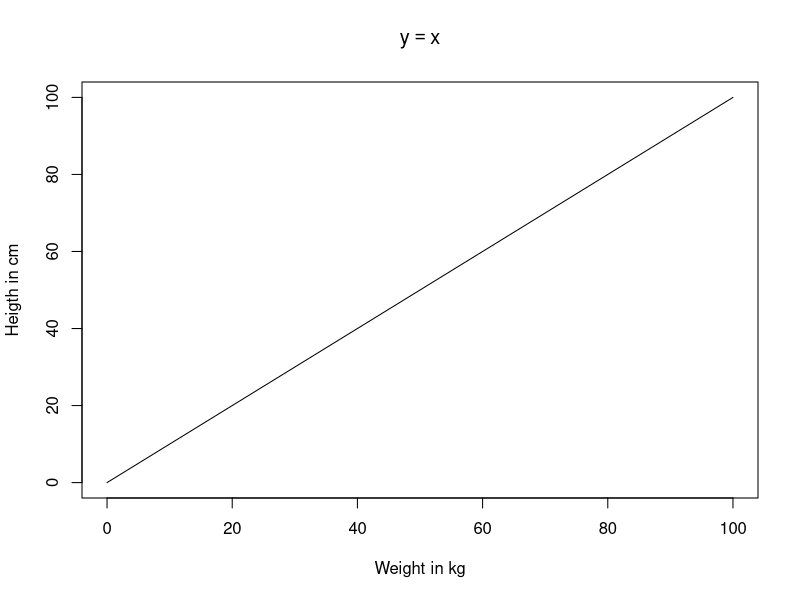
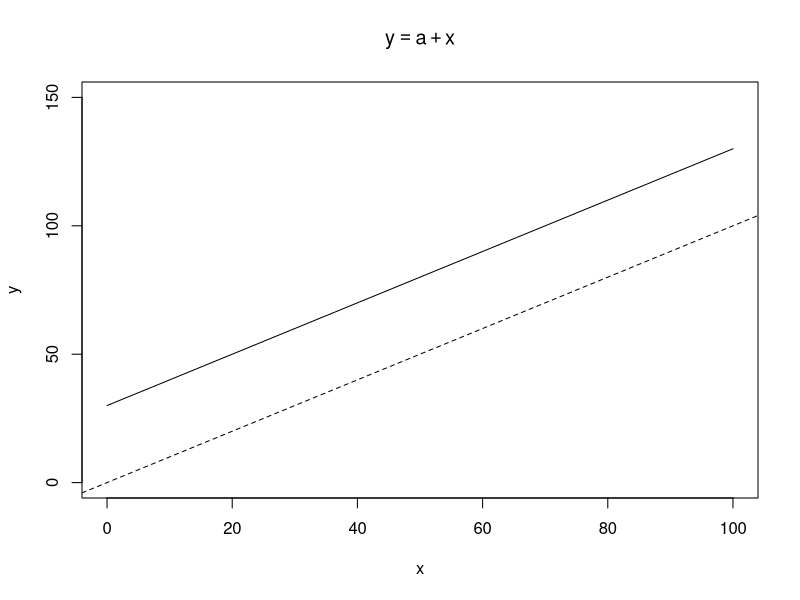
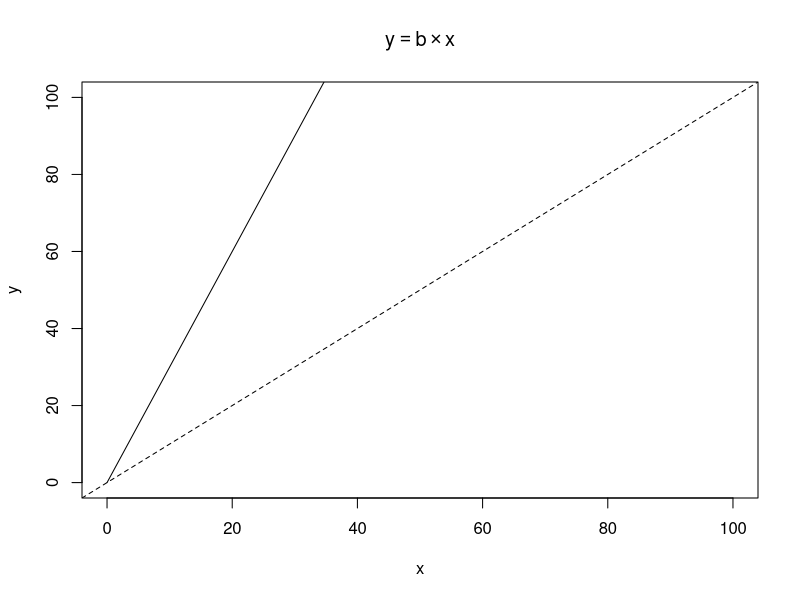
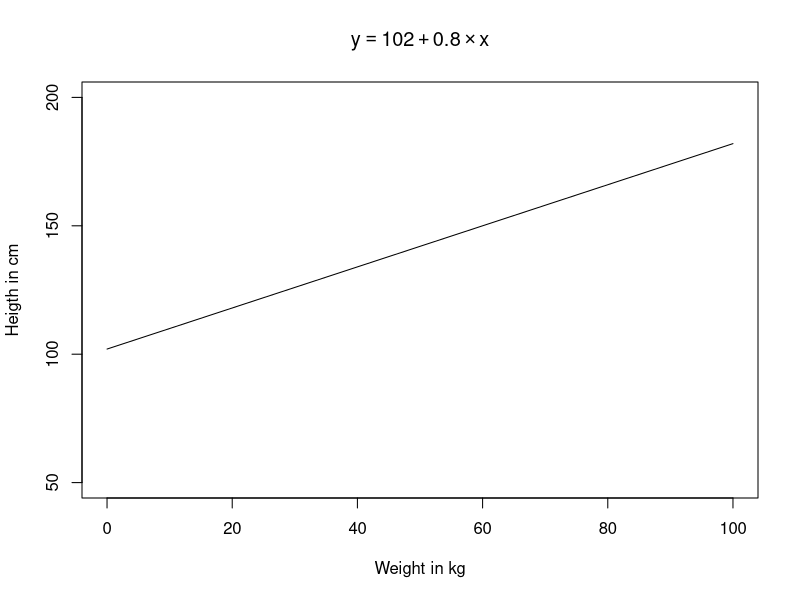
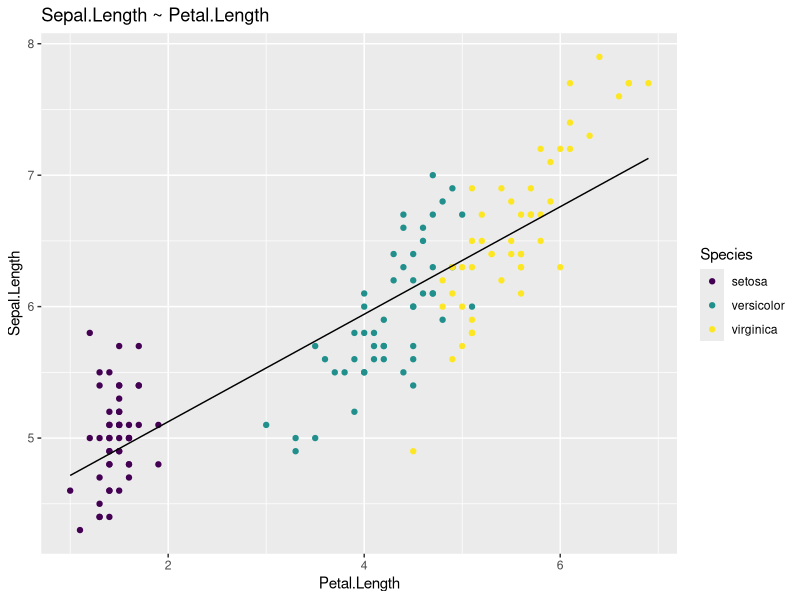
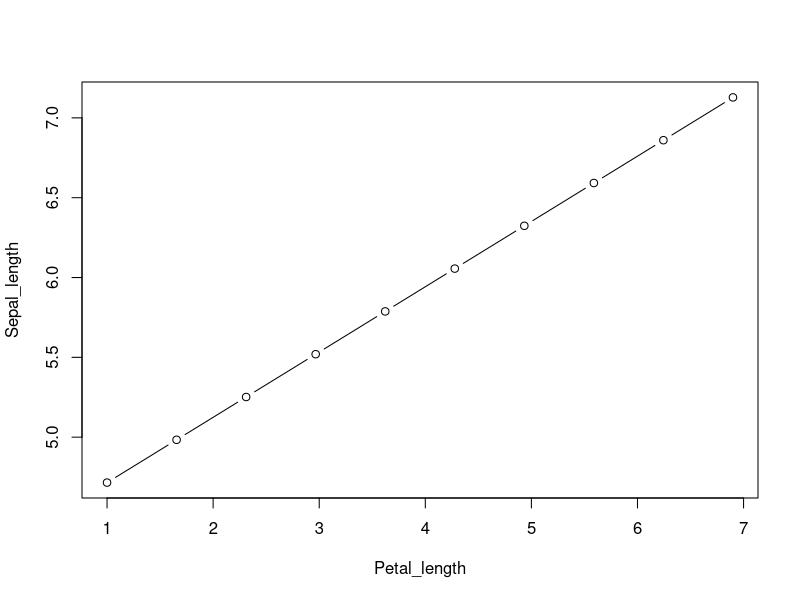
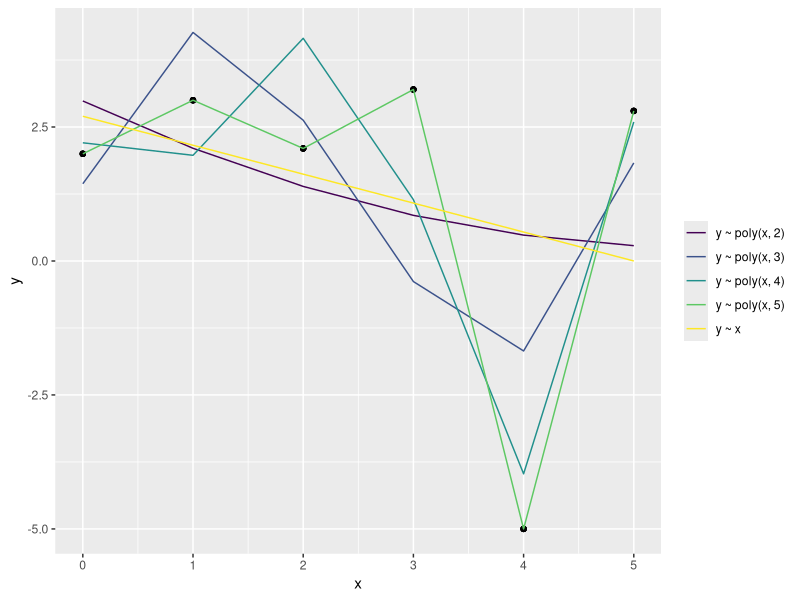

The R source for these figures, in order:
## ---- chunk 1

set.seed(19)

options(digits = 3,
        dplyr.print_min = 6,
        dplyr.print_max = 6,
        booktabs = TRUE)

knitr::opts_chunk$set(
  message = FALSE,
  comment = "#>",
  collapse = TRUE,
  out.width = "70%",
  fig.align = 'center',
  fig.width = 6,
  fig.asp = 0.7,  # 1 / phi
  fig.show = "hold"
)
## ---- chunk 2
library(tidyverse)
library(ggthemes)
library(broom)
library(modelr)
library(viridis)
## ---- chunk 3
#Genereerime andmed: x = pikkus ja y = kaal:
x <- 0:100
y <- x
## ---- chunk 4
plot(y ~ x, 
     type = "l", 
     xlab = "Weight in kg", 
     ylab = "Heigth in cm", 
     main = bquote(y == x))
## ---- chunk 5
x <- 0:100 
a <- 30
y <- a + x
## ---- chunk 6
plot(y ~ x, xlim = c(0, 100), ylim = c(0, 150), type = "l",
     main = bquote(y == a + x))
abline(c(0, 1), lty = 2)
## ---- chunk 7
x <- 0:200
b <- 3
y <- b * x
## ---- chunk 8
plot(y ~ x, xlim = c(0, 100), ylim = c(0, 100), type = "l", main = bquote(y == b %*% x))
abline(c(0, 1), lty = 2)
## ---- chunk 9
a <- 102
b <- 0.8
x <-  0:100 
y <-  a + b * x
## ---- chunk 10
plot(y ~ x, xlab = "Weight in kg", ylab = "Heigth in cm", ylim = c(50, 200), type = "l", main = bquote(y == 102 + 0.8 %*% x))
## ---- chunk 11
# Fit a linear model and name the model object as m
m <- lm(Sepal.Length ~ Petal.Length, data = iris)
## ---- chunk 12
# Make a scatter plot, colored by the var called "Species"
# Draw the fitted regression line from m
augment(m, iris) %>% 
  ggplot(aes(Petal.Length, Sepal.Length, color = Species)) +
  geom_point() +
  geom_line(aes(y = .fitted), color = 1) +
  labs(title = "Sepal.Length ~ Petal.Length") +
  scale_color_viridis(discrete = TRUE)
## ---- chunk 13
coef(m)
## ---- chunk 14
## Genereerime uued andmed Petal.Length vahemikus
Petal_length <- seq(min(iris$Petal.Length), 
                    max(iris$Petal.Length), 
                    length.out = 10)
## Võtame mudeli koefitsendid
a <- coef(m)[1]
b <- coef(m)[2]
## Kasutades mudeli koefitsente genereerime Sepal_length väärtused
Sepal_length <-  a + b * Petal_length
## ---- chunk 15
plot(Sepal_length ~ Petal_length, type = "b")
## ---- chunk 16
data <- tibble(x = 0:5, y = c(2, 3, 2.1, 3.2, -5, 2.8))
model_formula <- c("y ~ x", 
                    "y ~ poly(x, 2)", 
                    "y ~ poly(x, 3)", 
                    "y ~ poly(x, 4)", 
                    "y ~ poly(x, 5)")
tib <- tibble(model_formula, data = list(data)) %>% 
  mutate(model = map2(model_formula, data, ~lm(as.formula(.x), .y)),
         preds = map2(data, model, ~gather_predictions(.x, .y)),
         aic = map_dbl(model, AIC))
## ---- chunk 17
tib %>% 
  select(model_formula, preds) %>% 
  unnest %>%
  ggplot() +
  geom_point(aes(x, y), color = "black") +
  geom_line(aes(x, pred, colour = model_formula)) +
  theme(legend.title = element_blank()) +
  scale_color_viridis(discrete = TRUE)
## ---- chunk 18
tib %>% 
  select(model_formula, aic) %>% 
  knitr::kable(booktabs = TRUE)
